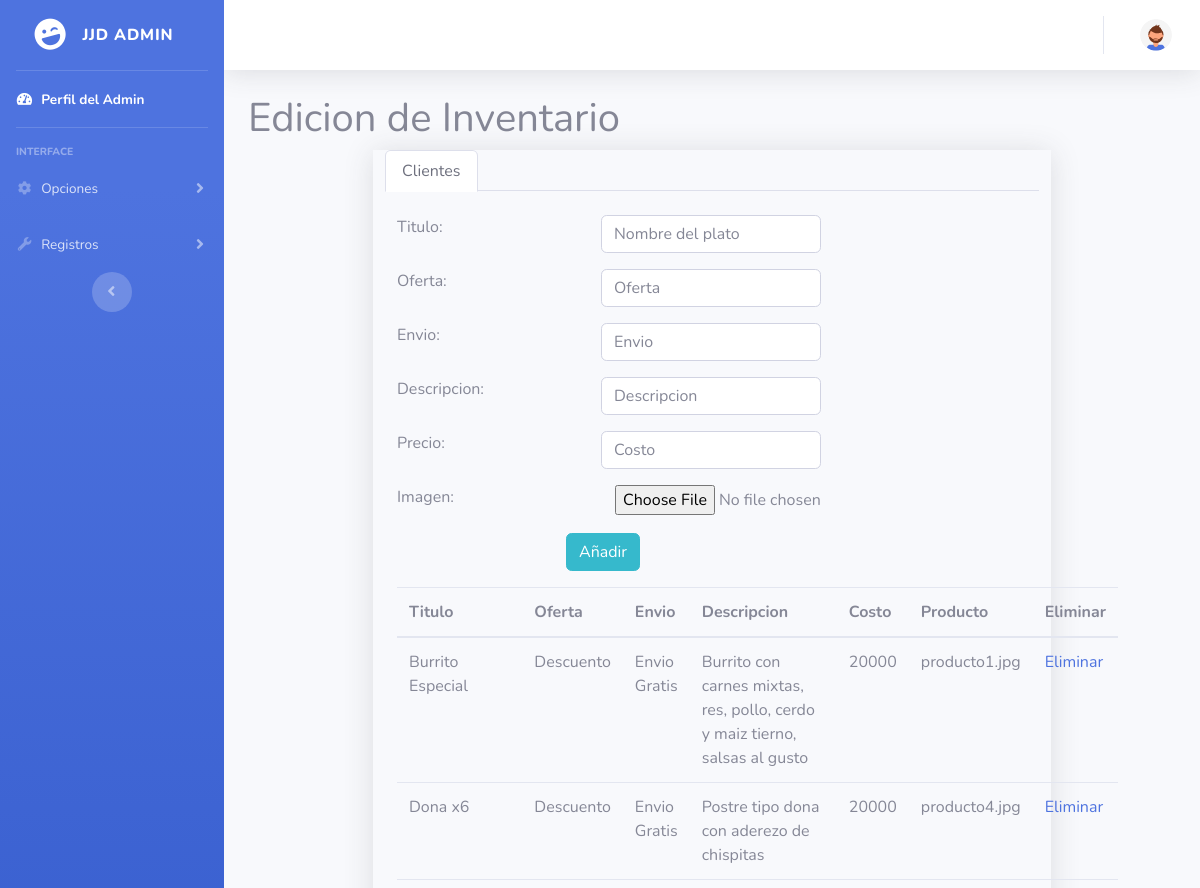
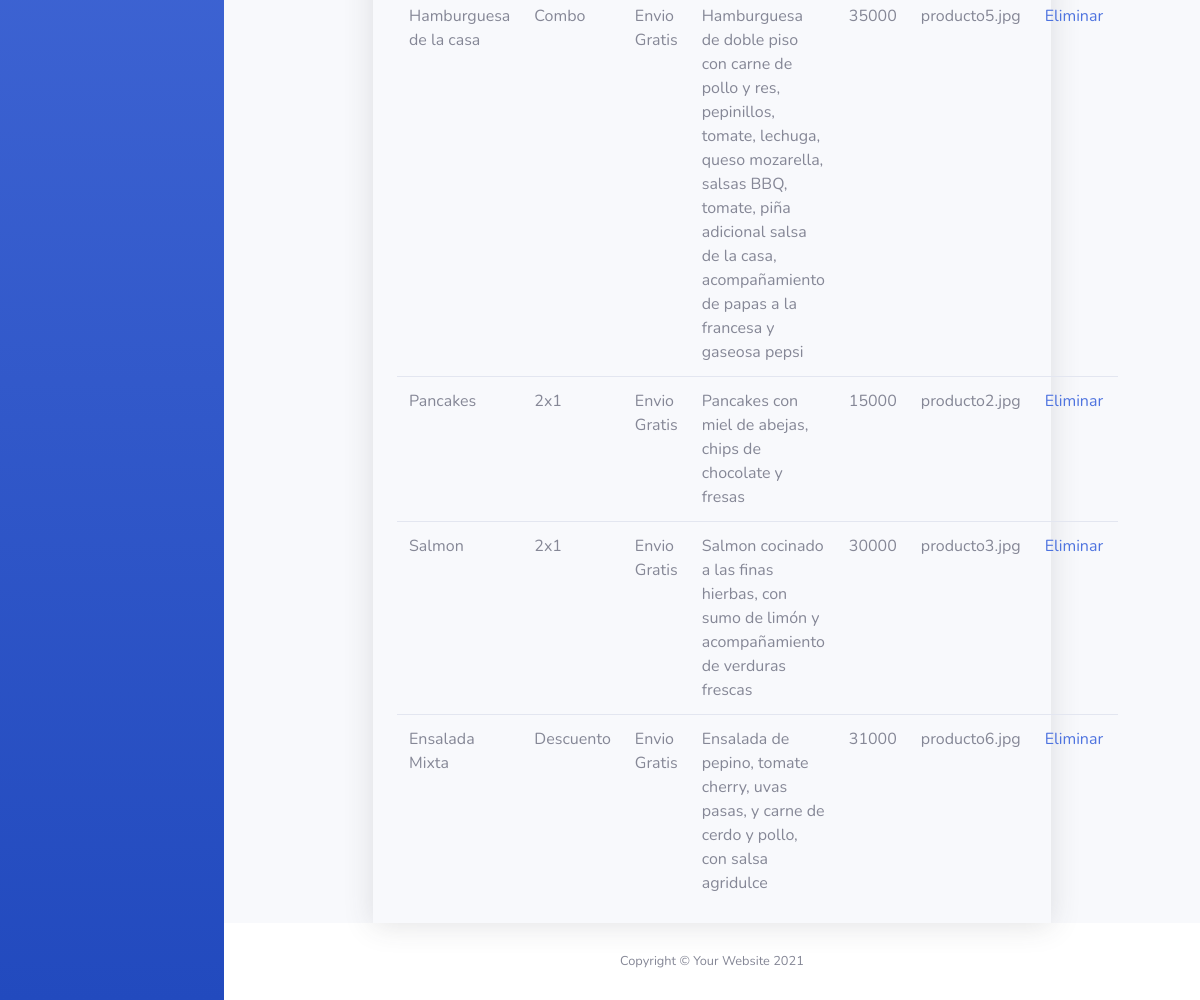
The page /Admin/Inventario.php (signed in) on the database its author committed (2 pictures, top to bottom).
### tables this page shows
CREATE TABLE `platos` (
  `Titulo` varchar(200) NOT NULL,
  `Oferta` varchar(200) NOT NULL,
  `Envio` varchar(200) NOT NULL,
  `descripcion` varchar(500) NOT NULL,
  `precio` bigint(25) NOT NULL,
  `imagen` varchar(200) NOT NULL
);

### Admin/Inventario.php (the view)
<?php require_once "vistas/parte_superior.php" ?>
  <div class="container">
    <h1>Edicion de Inventario</h1>
    <div class="container">
      <div class="row">
       <div class="caja col-9 shadow mx-auto">
         <ul class="nav nav-tabs" id="myTab" role="tablist">
           <li class="nav-item" role="presentation">
             <button class="nav-link active" id="home-tab" data-bs-toggle="tab" data-bs-target="#home" type="button" role="tab" aria-controls="home" aria-selected="true">Clientes</button>
           </li>
         </ul>
         <br>
         <div class="tab-content" id="myTabContent" >
           <div class="tab-pane fade show active" id="home" role="tabpanel" aria-labelledby="home-tab">
               <div class="mx-auto">
                 <div class="col-8">
                      <form class="" action="edits/validarinv.php" method="get">
                        <div class="form-group row">
                          <label for="codigo" class="col-3">Titulo:</label>
                          <div class="ml-auto">
                            <input type="text" name="nomplato" value="" placeholder="Nombre del plato" class="form-control" required>
                          </div>
                        </div>
                        <div class="form-group row">
                          <label for="Usuario" class="col-3">Oferta:</label>
                          <div class="ml-auto ">
                            <input type="text" name="ofer" value="" placeholder="Oferta" class="form-control" required>
                          </div>
                        </div>
                        <div class="form-group row">
                          <label for="Usuario" class="col-3">Envio:</label>
                          <div class="ml-auto ">
                            <input type="text" name="envi" value="" placeholder="Envio" class="form-control" required>
                          </div>
                        </div>
                        <div class="form-group row">
                          <label for="Usuario" class="col-3">Descripcion:</label>
                          <div class="ml-auto ">
                            <input type="textarea" name="descri" value="" placeholder="Descripcion" class="form-control" required>
                          </div>
                        </div>
                        <div class="form-group row">
                          <label for="email" class="col-3">Precio: </label>
                           <div class="ml-auto ">
                            <input type="number" name="costo" value="" placeholder="Costo" class="form-control"  required>
                          </div>
                        </div>
                        <div class="form-group row">
                          <label for="Telefono" class="col-3">Imagen: </label>
                           <div class="ml-auto col-6">
                            <input type="file" name="imagen" value=""  required>
                          </div>
                        </div>
                        <div class="form-group text-center">
                          <button type="submit" name="button" class="btn btn-info">Añadir</button>
                        </div>
                      </form>
                      <table class="table table-responsive-sm ">
                      <thead>
                          <tr>
                          <th scope="col">Titulo</th>
                          <th scope="col">Oferta</th>
                          <th scope="col">Envio</th>
                          <th scope="col">Descripcion</th>
                          <th scope="col">Costo</th>
                          <th scope="col">Producto</th>
                          <th scope="col">Eliminar</th>
                          </tr>
                      </thead>
                    <div>
                      <tbody>
                      <?php
                      $conexion = mysqli_connect("localhost","root","","jjd-food");
                      $consulta = "SELECT * FROM `platos`";
                      $resultado = mysqli_query($conexion, $consulta);
                      while ($Rows = mysqli_fetch_array($resultado)) {
                        echo "<tr>";
                        echo "<td>$Rows[0]</td>";
                        echo "<td>$Rows[1]</td>";
                        echo "<td>$Rows[2]</td>";
                        echo "<td>$Rows[3]</td>";
                        echo "<td>$Rows[4]</td>";
                        echo "<td>$Rows[5]</td>";
                        echo "<td><a href='edits/Eliminarinv.php?nombreplato=$Rows[0]'>Eliminar</a> </td>";
                        echo "</tr>";
                      }
                        ?>
                      </tbody>
                      </table>
                      </div>
                    </div>
                      </div>
              </div>
            </div>
              </div>
              </div>
  </div>
<?php require_once "vistas/parte_inferior.php" ?>

### rows shown on the page
platos: Titulo "Burrito Especial", Oferta "Descuento", Envio "Envio Gratis", descripcion "Burrito con carnes mixtas, res, pollo, cerdo y maiz tierno, salsas al gusto", precio "20000", imagen "producto1.jpg"
platos: Titulo "Dona x6", Oferta "Descuento", Envio "Envio Gratis", descripcion "Postre tipo dona con aderezo de chispitas", precio "20000", imagen "producto4.jpg"
platos: Titulo "Hamburguesa de la casa", Oferta "Combo", Envio "Envio Gratis", descripcion "Hamburguesa de doble piso con carne de pollo y res, pepinillos, tomate, lechuga, queso mozarella, salsas BBQ, tomate, piña adicional salsa de la casa, acompañamiento de papas a la francesa y gaseosa pepsi", precio "35000", imagen "producto5.jpg"
platos: Titulo "Pancakes", Oferta "2x1", Envio "Envio Gratis", descripcion "Pancakes con miel de abejas, chips de chocolate y fresas", precio "15000", imagen "producto2.jpg"
platos: Titulo "Salmon", Oferta "2x1", Envio "Envio Gratis", descripcion "Salmon cocinado a las finas hierbas, con sumo de limón y acompañamiento de verduras frescas", precio "30000", imagen "producto3.jpg"
platos: Titulo "Ensalada Mixta", Oferta "Descuento", Envio "Envio Gratis", descripcion "Ensalada de pepino, tomate cherry, uvas pasas, y carne de cerdo y pollo, con salsa agridulce", precio "31000", imagen "producto6.jpg"
